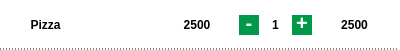
<?xml version="1.0" encoding="UTF-8"?>
<ui version="4.0">
 <class>ReceiptElement_Widget</class>
 <widget class="QWidget" name="ReceiptElement_Widget">
  <property name="geometry">
   <rect>
    <x>0</x>
    <y>0</y>
    <width>400</width>
    <height>50</height>
   </rect>
  </property>
  <property name="sizePolicy">
   <sizepolicy hsizetype="Expanding" vsizetype="Expanding">
    <horstretch>0</horstretch>
    <verstretch>0</verstretch>
   </sizepolicy>
  </property>
  <property name="minimumSize">
   <size>
    <width>400</width>
    <height>50</height>
   </size>
  </property>
  <property name="maximumSize">
   <size>
    <width>400</width>
    <height>50</height>
   </size>
  </property>
  <property name="windowTitle">
   <string>Form</string>
  </property>
  <property name="styleSheet">
   <string notr="true">QWidget {
	color: black;
	background-color: white;
	border-top: none;
	border-bottom: 1px dashed rgb(18, 18, 23);
	border-left: none;
	border-right: none;
}
</string>
  </property>
  <layout class="QHBoxLayout" name="horizontalLayout">
   <property name="leftMargin">
    <number>9</number>
   </property>
   <property name="topMargin">
    <number>9</number>
   </property>
   <property name="rightMargin">
    <number>9</number>
   </property>
   <property name="bottomMargin">
    <number>9</number>
   </property>
   <item>
    <widget class="QLabel" name="productName_label">
     <property name="sizePolicy">
      <sizepolicy hsizetype="Expanding" vsizetype="Preferred">
       <horstretch>0</horstretch>
       <verstretch>0</verstretch>
      </sizepolicy>
     </property>
     <property name="font">
      <font>
       <bold>true</bold>
      </font>
     </property>
     <property name="styleSheet">
      <string notr="true">border: none</string>
     </property>
     <property name="text">
      <string>Pizza</string>
     </property>
     <property name="alignment">
      <set>Qt::AlignmentFlag::AlignCenter</set>
     </property>
    </widget>
   </item>
   <item>
    <spacer name="horizontalSpacer">
     <property name="orientation">
      <enum>Qt::Orientation::Horizontal</enum>
     </property>
     <property name="sizeHint" stdset="0">
      <size>
       <width>40</width>
       <height>20</height>
      </size>
     </property>
    </spacer>
   </item>
   <item>
    <widget class="QLabel" name="indPrice_label">
     <property name="sizePolicy">
      <sizepolicy hsizetype="Expanding" vsizetype="Preferred">
       <horstretch>0</horstretch>
       <verstretch>0</verstretch>
      </sizepolicy>
     </property>
     <property name="font">
      <font>
       <bold>true</bold>
      </font>
     </property>
     <property name="styleSheet">
      <string notr="true">border: none</string>
     </property>
     <property name="text">
      <string>2500</string>
     </property>
     <property name="alignment">
      <set>Qt::AlignmentFlag::AlignCenter</set>
     </property>
    </widget>
   </item>
   <item>
    <layout class="QHBoxLayout" name="quantity_layout">
     <item>
      <widget class="QPushButton" name="addQuantity_button">
       <property name="sizePolicy">
        <sizepolicy hsizetype="Expanding" vsizetype="Fixed">
         <horstretch>0</horstretch>
         <verstretch>0</verstretch>
        </sizepolicy>
       </property>
       <property name="minimumSize">
        <size>
         <width>20</width>
         <height>20</height>
        </size>
       </property>
       <property name="maximumSize">
        <size>
         <width>20</width>
         <height>20</height>
        </size>
       </property>
       <property name="font">
        <font>
         <pointsize>15</pointsize>
         <bold>true</bold>
        </font>
       </property>
       <property name="styleSheet">
        <string notr="true">QPushButton {
  background-color: rgb(0, 153, 73);
  border: none;
  color: white;
  text-align: center;
 padding-bottom: 5px;
}

QPushButton:hover {
  background-color: rgb(218, 213, 207);     /* Fondo al pasar el mouse */
  color: white;             /* Color del texto al pasar el mouse */
}

QPushButton:pressed {
  background-color: transparent;     /* Fondo al presionar */
                /* Color del texto al presionar */
	color: rgb(52, 52, 52);
}

QPushButton:disabled {
  background-color: rgb(39, 39, 43);     /* Fondo deshabilitado */
  color: #7f8c8d;                /* Color del texto deshabilitado */
}

QPushButton:checked {
  background-color: #27ae60;     /* Fondo cuando está checkable y activado */
  color: #ecf0f1;        
}
</string>
       </property>
       <property name="text">
        <string>-</string>
       </property>
      </widget>
     </item>
     <item>
      <widget class="QLabel" name="quantityNumber_label">
       <property name="sizePolicy">
        <sizepolicy hsizetype="Expanding" vsizetype="Preferred">
         <horstretch>0</horstretch>
         <verstretch>0</verstretch>
        </sizepolicy>
       </property>
       <property name="font">
        <font>
         <bold>true</bold>
        </font>
       </property>
       <property name="styleSheet">
        <string notr="true">border: none</string>
       </property>
       <property name="text">
        <string>1</string>
       </property>
       <property name="alignment">
        <set>Qt::AlignmentFlag::AlignCenter</set>
       </property>
      </widget>
     </item>
     <item>
      <widget class="QPushButton" name="reduceQuantity_button">
       <property name="sizePolicy">
        <sizepolicy hsizetype="Expanding" vsizetype="Fixed">
         <horstretch>0</horstretch>
         <verstretch>0</verstretch>
        </sizepolicy>
       </property>
       <property name="minimumSize">
        <size>
         <width>20</width>
         <height>20</height>
        </size>
       </property>
       <property name="maximumSize">
        <size>
         <width>20</width>
         <height>20</height>
        </size>
       </property>
       <property name="font">
        <font>
         <pointsize>15</pointsize>
         <bold>true</bold>
        </font>
       </property>
       <property name="styleSheet">
        <string notr="true">QPushButton {
  background-color: rgb(0, 153, 73);
  border: none;
  color: white;
  text-align: center;
 padding-bottom: 5px;
}

QPushButton:hover {
  background-color: rgb(218, 213, 207);     /* Fondo al pasar el mouse */
  color: white;             /* Color del texto al pasar el mouse */
}

QPushButton:pressed {
  background-color: transparent;     /* Fondo al presionar */
                /* Color del texto al presionar */
	color: rgb(52, 52, 52);
}

QPushButton:disabled {
  background-color: rgb(39, 39, 43);     /* Fondo deshabilitado */
  color: #7f8c8d;                /* Color del texto deshabilitado */
}

QPushButton:checked {
  background-color: #27ae60;     /* Fondo cuando está checkable y activado */
  color: #ecf0f1;        
}
</string>
       </property>
       <property name="text">
        <string>+</string>
       </property>
      </widget>
     </item>
    </layout>
   </item>
   <item>
    <widget class="QLabel" name="totalPriceNumber_label">
     <property name="sizePolicy">
      <sizepolicy hsizetype="Expanding" vsizetype="Preferred">
       <horstretch>0</horstretch>
       <verstretch>0</verstretch>
      </sizepolicy>
     </property>
     <property name="font">
      <font>
       <bold>true</bold>
      </font>
     </property>
     <property name="styleSheet">
      <string notr="true">border: none</string>
     </property>
     <property name="text">
      <string>2500</string>
     </property>
     <property name="alignment">
      <set>Qt::AlignmentFlag::AlignCenter</set>
     </property>
    </widget>
   </item>
  </layout>
 </widget>
 <resources/>
 <connections/>
</ui>
